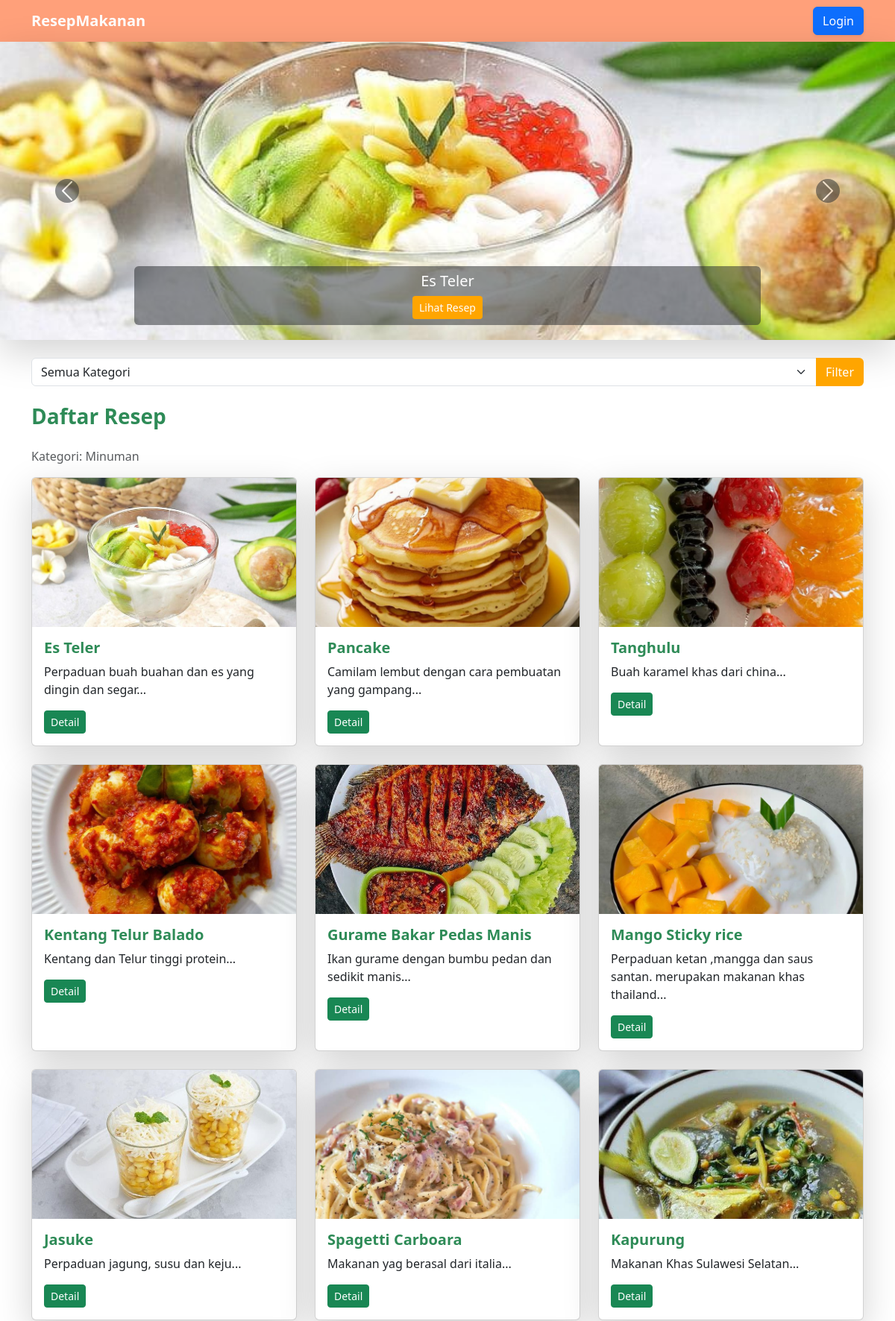
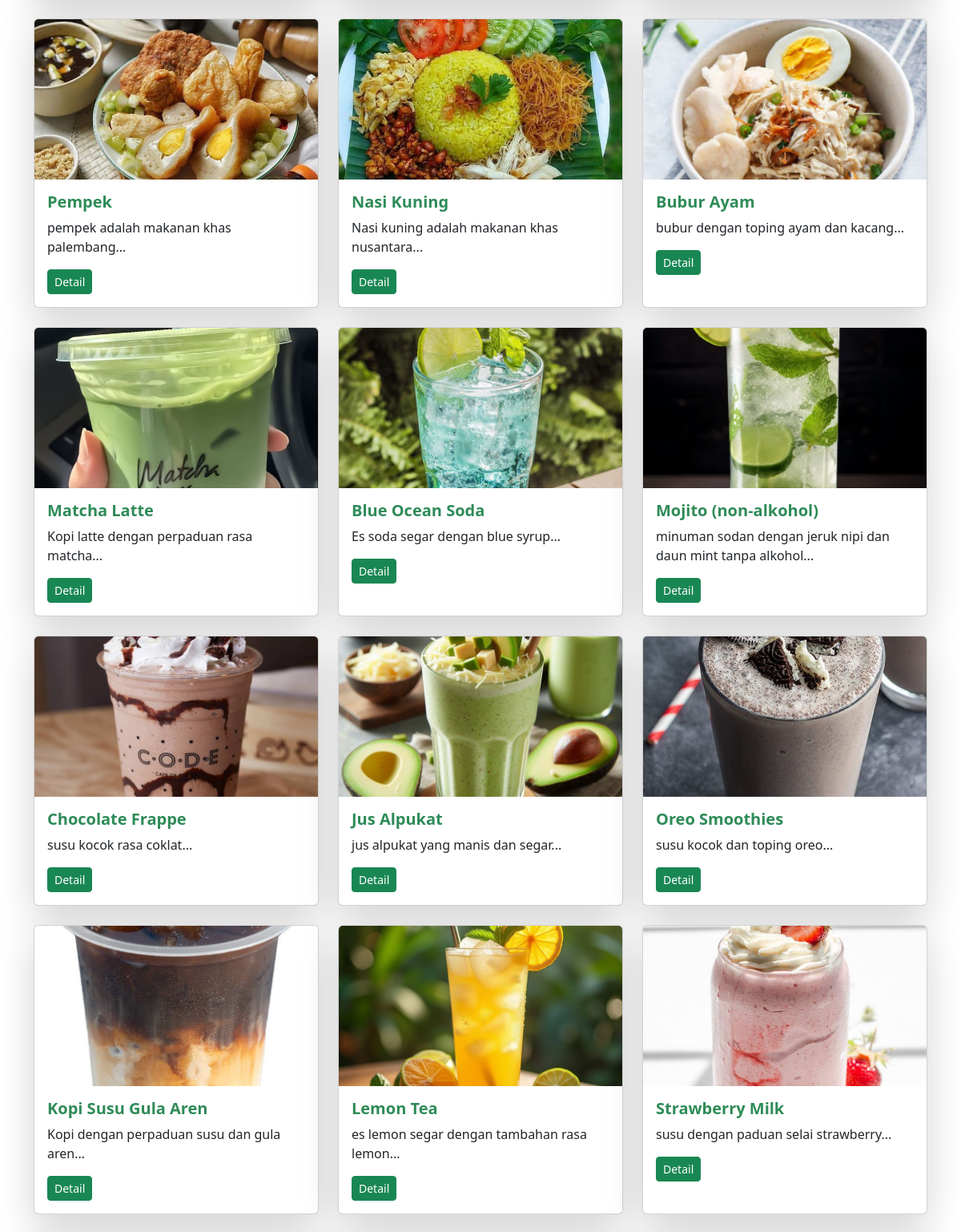
The page / (upper part) on the database its author committed (2 pictures, top to bottom).
### tables this page shows
CREATE TABLE `resep` (
  `id` int(11) NOT NULL,
  `judul` varchar(255) NOT NULL,
  `deskripsi` text NOT NULL,
  `kategori` varchar(100) DEFAULT NULL,
  `bahan` text NOT NULL,
  `langkah` text NOT NULL,
  `gambar` varchar(255) DEFAULT NULL,
  `id_kategori` int(11) DEFAULT NULL
);

CREATE TABLE `kategori` (
  `id` int(11) NOT NULL,
  `nama_kategori` varchar(100) NOT NULL
);

### index.php (the view, shortened to what this page needs)
<?php
include 'koneksi.php';
$whereKategori = "";
$result = $koneksi->query("
  SELECT r.*, k.nama_kategori
  FROM resep r
  LEFT JOIN kategori k ON r.id_kategori = k.id
  $whereKategori
  ORDER BY r.id DESC
");
$reseps = $result->fetch_all(MYSQLI_ASSOC);
?>
<!DOCTYPE html>
<html lang="id">
<head>
  <link href="https://cdn.jsdelivr.net/npm/bootstrap@5.3.0/dist/css/bootstrap.min.css" rel="stylesheet">
</head>
<body>
<nav class="navbar navbar-expand-lg shadow-lg">
  <div class="container ">
    <a class="navbar-brand " href="index.php">ResepMakanan</a>
    <div class="d-flex">
      <?php if (isset($_SESSION['username'])): ?>
        <a href="dashboard.php" class="btn btn-success me-2 shadow-sm">🏠 Dashboard</a>
        <a href="tambah-resep.php" class="btn btn-light me-2 shadow-sm">+ Tambah Resep</a>
        <a href="logout.php" class="btn btn-danger shadow-sm">Logout</a>
      <?php else: ?>
        <a href="login.php" class="btn btn-primary shadow-sm">Login</a>
      <?php endif; ?>
    </div>
  </div>
</nav>
<?php if (!empty($reseps)): ?>
<div id="carouselResep" class="carousel slide shadow-lg" data-bs-ride="carousel">
  <div class="carousel-inner">
    <?php foreach ($reseps as $i => $r): ?>
      <div class="carousel-item <?= $i === 0 ? 'active' : '' ?>">
        <img src="images/<?= htmlspecialchars($r['gambar']) ?>" class="d-block w-100" style="height: 400px; object-fit: cover;" alt="<?= htmlspecialchars($r['judul']) ?>">
        <div class="carousel-caption d-none d-md-block bg-dark bg-opacity-50 p-2 rounded">
          <h5><?= htmlspecialchars($r['judul']) ?></h5>
          <a href="detail-resep.php?id=<?= $r['id'] ?>" class="btn btn-sm btn-orange">Lihat Resep</a>
        </div>
      </div>
    <?php endforeach; ?>
  </div>
  <button class="carousel-control-prev" type="button" data-bs-target="#carouselResep" data-bs-slide="prev">
    <span class="carousel-control-prev-icon bg-dark rounded-circle"></span>
  </button>
  <button class="carousel-control-next" type="button" data-bs-target="#carouselResep" data-bs-slide="next">
    <span class="carousel-control-next-icon bg-dark rounded-circle"></span>
  </button>
</div>
<?php endif; ?>
<div class="container mt-4">
  <form method="GET" class="mb-3">
    <div class="input-group">
      <select name="kategori" class="form-select">
        <option value="">Semua Kategori</option>
      </select>
      <button class="btn btn-orange" type="submit">Filter</button>
    </div>
  </form>
</div>
<div class="container mt-4 ">
  <h3 class="section-title mb-4">Daftar Resep</h3>
  <?php if (!empty($reseps)): ?>
    <p class="text-muted">Kategori: <?= htmlspecialchars($reseps[0]['nama_kategori']) ?></p>
  <?php endif; ?>
  <div class="row">
    <?php if (empty($reseps)): ?>
      <p class="text-muted">Belum ada resep ditemukan.</p>
    <?php else: ?>
      <?php foreach ($reseps as $r): ?>
        <div class="col-md-4 mb-4 ">
          <div class="card h-100 shadow-lg">
            <img src="images/<?= htmlspecialchars($r['gambar']) ?>" class="card-img-top" style="height: 200px; object-fit: cover;" alt="<?= htmlspecialchars($r['judul']) ?>">
            <div class="card-body">
              <h5 class="card-title"><?= htmlspecialchars($r['judul']) ?></h5>
              <p class="card-text"><?= substr(strip_tags($r['deskripsi']), 0, 100) ?>...</p>
              <a href="detail-resep.php?id=<?= $r['id'] ?>" class="btn btn-sm btn-success">Detail</a>
            </div>
          </div>
        </div>
      <?php endforeach; ?>
    <?php endif; ?>
  </div>
</div>
</body>
</html>

### index.php (style rules this page uses)
body { background-color: white; font-family: 'Segoe UI', sans-serif; }
.navbar { background-color: #FFA07A; }
.navbar-brand, .nav-link { color: white !important; font-weight: bold; }
.btn-orange { background-color: #ffa500; color: white; }
.section-title { color: #2e8b57; font-weight: bold; }
.card-title { font-weight: bold; color: #2e8b57; }

### rows shown on the page
resep: gambar (picture), judul "Es Teler", deskripsi "Perpaduan buah buahan dan es yang dingin dan segar"
kategori: nama_kategori "Minuman"
resep: gambar (picture), judul "Pancake", deskripsi "Camilam lembut dengan cara pembuatan yang gampang"
resep: gambar (picture), judul "Tanghulu", deskripsi "Buah karamel khas dari china"
resep: gambar (picture), judul "Kentang Telur Balado", deskripsi "Kentang dan Telur tinggi protein"
resep: gambar (picture), judul "Gurame Bakar Pedas Manis", deskripsi "Ikan gurame dengan bumbu pedan dan sedikit manis"
resep: gambar (picture), judul "Mango Sticky rice", deskripsi "Perpaduan ketan ,mangga dan saus santan. merupakan makanan khas thailand"
resep: gambar (picture), judul "Jasuke", deskripsi "Perpaduan jagung, susu dan keju"
resep: gambar (picture), judul "Spagetti Carboara", deskripsi "Makanan yag berasal dari italia"
resep: gambar (picture), judul "Kapurung", deskripsi "Makanan Khas Sulawesi Selatan"
resep: gambar (picture), judul "Pempek", deskripsi "pempek adalah makanan khas palembang"
resep: gambar (picture), judul "Nasi Kuning", deskripsi "Nasi kuning adalah makanan khas nusantara"
resep: gambar (picture), judul "Bubur Ayam", deskripsi "bubur dengan toping ayam dan kacang"
resep: gambar (picture), judul "Matcha Latte", deskripsi "Kopi latte dengan perpaduan rasa matcha"
resep: gambar (picture), judul "Blue Ocean Soda", deskripsi "Es soda segar dengan blue syrup"
resep: gambar (picture), judul "Mojito (non-alkohol)", deskripsi "minuman sodan dengan jeruk nipi dan daun mint tanpa alkohol"
resep: gambar (picture), judul "Chocolate Frappe", deskripsi "susu kocok rasa coklat"
resep: gambar (picture), judul "Jus Alpukat", deskripsi "jus alpukat yang manis dan segar"
resep: gambar (picture), judul "Oreo Smoothies", deskripsi "susu kocok dan toping oreo"
resep: gambar (picture), judul "Kopi Susu Gula Aren", deskripsi "Kopi dengan perpaduan susu dan gula aren"
resep: gambar (picture), judul "Lemon Tea", deskripsi "es lemon segar dengan tambahan rasa lemon"
resep: gambar (picture), judul "Strawberry Milk", deskripsi "susu dengan paduan selai strawberry"
